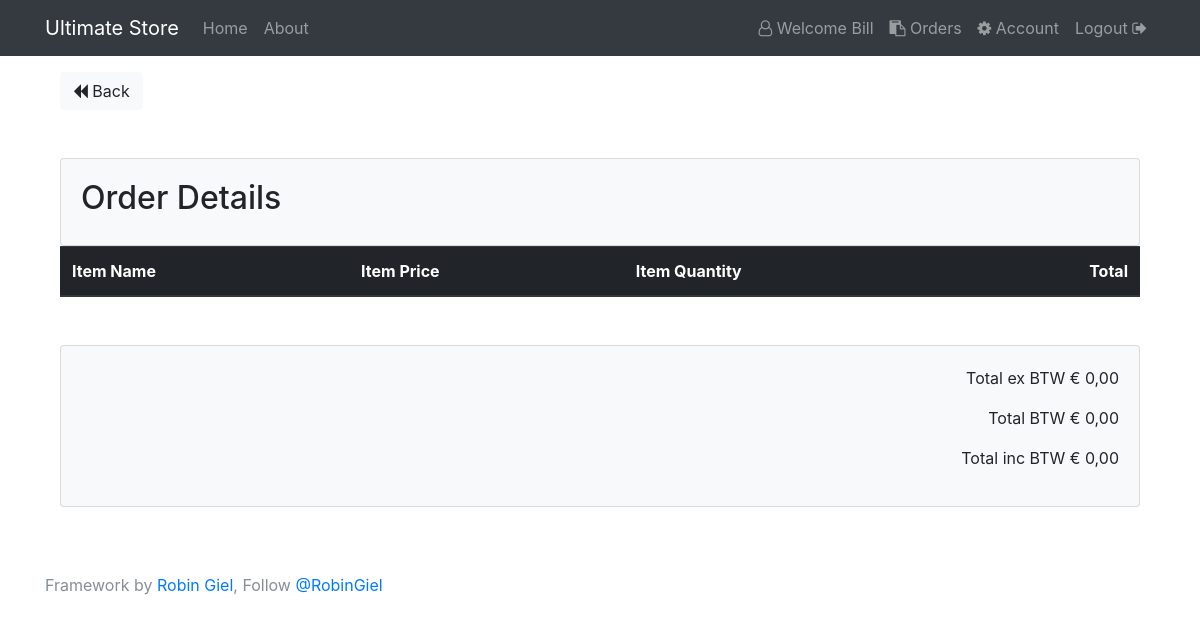
Page /orders/details/44 (signed in) on the earlier database version.
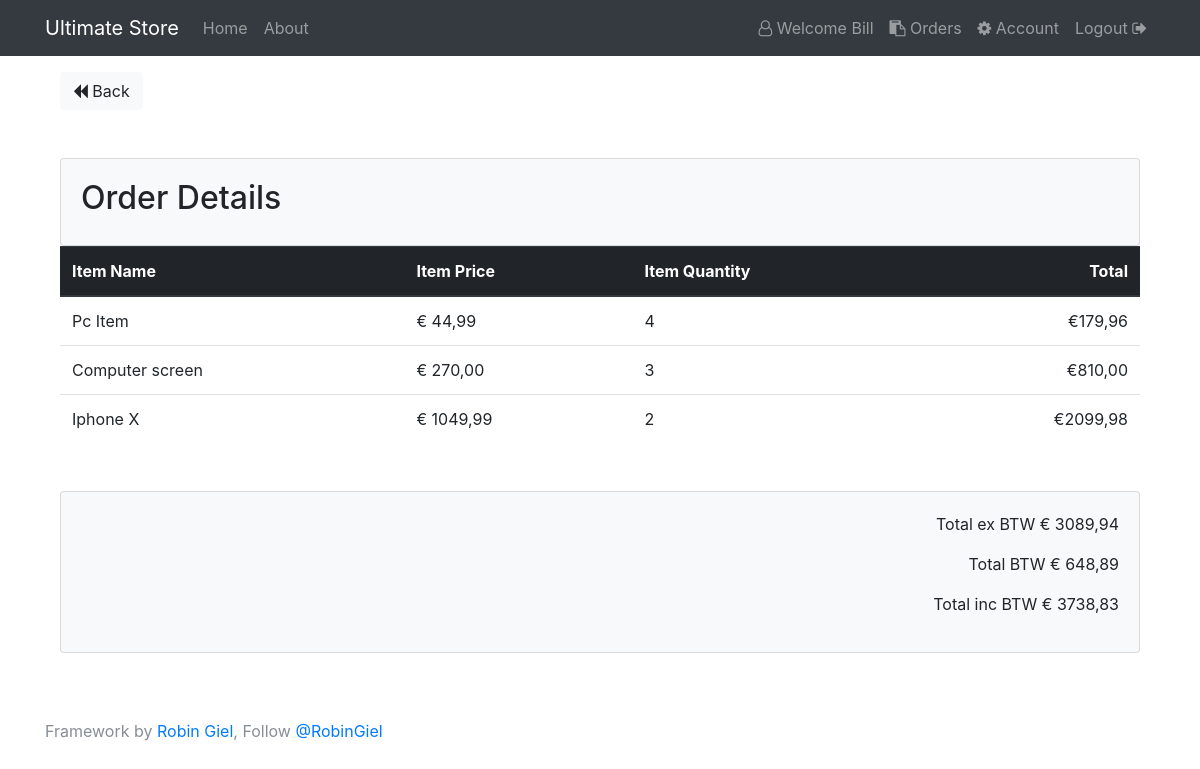
Same page on the later database version.
### tables this page shows
CREATE TABLE `users` (
  `id` int(11) NOT NULL,
  `name` varchar(255) NOT NULL,
  `email` varchar(255) NOT NULL,
  `password` varchar(255) NOT NULL,
  `created_at` datetime NOT NULL DEFAULT CURRENT_TIMESTAMP,
  `role` varchar(255) NOT NULL
);

CREATE TABLE `order_details` (
  `id` int(11) NOT NULL,
  `product_id` int(11) NOT NULL,
  `product_price` double(10,2) NOT NULL,
  `quantity` int(11) NOT NULL,
  `completed_orders_id` int(11) NOT NULL
);

CREATE TABLE `products` (
  `id` int(11) NOT NULL,
  `name` varchar(255) NOT NULL,
  `description` varchar(255) NOT NULL,
  `category` int(11) NOT NULL,
  `price` double(10,2) NOT NULL,
  `img` varchar(255) NOT NULL,
  `user_id` int(11) NOT NULL
);

### app/helpers/session_helper.php (called while the page is built, shortened)
<?php
    function isLoggedInAsClient(){
    if(isset($_SESSION['user_id']) && $_SESSION['user_role'] === 'klant'){
        return true;
    } else {
        return false;
    }
}
    function isLoggedInAsEmployee(){
        if(isset($_SESSION['user_id']) && $_SESSION['user_role'] === 'medewerker'){
            return true;
        }else {
           return false;
        }
    }
        function isLoggedInAsAdmin(){
        if( $_SESSION['user_role'] === 'admin'){
            return true;
        } else {
            return false;
        }
    }

### app/libraries/Core.php (called while the page is built, shortened)
<?php
class Core{
    protected $currentMethod = 'index';
    public function __construct(){
        $url = $this->getUrl();
        if(file_exists('../app/controllers/' . ucwords($url[0]).'.php')){
            unset($url[0]);
        }
        $this->currentController =  new $this->currentController;
        if(isset($url[1])){
            if(method_exists($this->currentController, $url[1])){
                $this->currentMethod = $url[1];
                unset($url[1]);
            }
        }
        $this->params = $url ? array_values($url) : [];
        call_user_func_array([$this->currentController, $this->currentMethod], $this->params);
    }
    public function getUrl(){
        if(isset($_GET['url'])){
            $url = trim($_GET['url'], '/');
            $url = filter_var($url, FILTER_SANITIZE_URL);
            $url = explode('/', $url);
            return $url;
        }
    }
}

### public/index.php (called while the page is built, shortened)
<?php
$init = new Core;

### app/libraries/Database.php (called while the page is built, shortened)
<?php
    class Database {
        private $host = DB_HOST;
        private $user = DB_USER;
        private $pass = DB_PASS;
        private $dbname = DB_NAME;
        private $dbh;
        private $stmt;
        public function __construct(){
            $dsn = 'mysql:host=' . $this->host . ';dbname=' . $this->dbname;
            $options = array(
                PDO::ATTR_PERSISTENT => true,
                PDO::ATTR_ERRMODE => PDO::ERRMODE_EXCEPTION
            );
            try{
                $this->dbh = new PDO($dsn, $this->user, $this->pass, $options);
            } catch(PDOException $e){
                $this->error = $e->getMessage();
                echo $this->error;
            }
        }
        public function query($sql){
            $this->stmt = $this->dbh->prepare($sql);
        }
        public function bind($param, $value, $type = null){
            if(is_null($type)){
                switch (true){
                    default:
                    $type = PDO::PARAM_STR;
                }
            }
            $this->stmt->bindValue($param, $value, $type);
        }
        public function execute(){
            return $this->stmt->execute();
        }
        public function resultSet(){
            $this->execute();
            return $this->stmt->fetchAll(PDO::FETCH_OBJ);
        }
        public function single(){
            $this->execute();
            return $this->stmt->fetch(PDO::FETCH_OBJ);
        }
    }

### app/models/User.php (called while the page is built, shortened)
<?php
    class User {
        private $db;
        public function __construct(){
            $this->db = new Database;
        }
         public function getUserById($id){
            $this->db->query('SELECT * FROM users WHERE id = :id');
            $this->db->bind(':id', $id);
            $row = $this->db->single();
            return $row;
        }
    }

### app/models/Order.php (called while the page is built, shortened)
<?php
    class Order{
        private $db;
        public function __construct(){
            $this->db = new Database;
        }
        public function getOrderDetailsById($id){
            $this->db->query('SELECT
                            order_details.product_id as productId,
                            products.name as productName,
                            order_details.product_price as productPrice,
                            order_details.quantity as productQuantity
                            FROM order_details
                            INNER JOIN products
                            ON  order_details.product_id = products.id
                            WHERE completed_orders_id = :id');
            $this->db->bind(':id', $id);
            $results = $this->db->resultSet();
            return $results;
        }
    }

### app/views/orders/details.php (the view, shortened to what this page needs)
    <?php require APPROOT . '/views/inc/header.php'; ?>
    <a href="<?php echo URLROOT; ?>/orders" class="btn btn-light"><i class="fa fa-backward"></i> Back</a>
    <div class="card card-body bg-light mt-5">
        <h2>Order Details</h2>
    </div>
    <table class="table">
  <thead class="thead-dark">
    <tr>
      <th scope="col">Item Name</th>
      <th scope="col">Item Price</th>
      <th scope="col">Item Quantity</th>
      <th scope="col" class="text-right">Total</th>
    </tr>
  </thead>
  <tbody>
  <?php
  foreach($data['orders'] as $order): ?>
    <tr>
     <td><?php echo $order->productName; ?></td>
     <td>&euro; <?php echo number_format($order->productPrice, 2, ',', ''); ?></td>
     <td><?php echo $order->productQuantity; ?></td>
     <td class="text-right">&euro;<?php
      $TotalproductPrice = $order->productPrice * $order->productQuantity;
     echo number_format($TotalproductPrice, 2, ',', '');?></td>
    </tr>
  <?php endforeach; ?>
  </tbody>
</table>
    <div class="card card-body bg-light mt-5">
    <p class="text-right"> Total ex BTW &euro; <?php
        $sum = 0;
          foreach($data['orders'] as $order){
            $value = $order->productPrice * $order->productQuantity;
            $sum +=  $value;
          }
          echo number_format($sum, 2, ',', '');
        ?>
      </p>
      <p class="text-right">Total BTW &euro; <?php
       $tax = $sum / 100 * 21;
       echo number_format($tax, 2, ',', '');
      ?></p>
      <p class="text-right">Total inc BTW &euro; <?php
       $totalBtw = $sum + $tax;
       echo number_format($totalBtw, 2, ',', '');
      ?></p>
  </div>
<?php require APPROOT . '/views/inc/footer.php'; ?>

### app/controllers/Orders.php (shortened to what this page needs)
<?php
    class Orders extends Controller {
        public function __construct(){
            $this->userModel = $this->model('User');
            $this->orderModel = $this->model('Order');
            $this->productModel = $this->model('Product');
        }
        public function details($id){
            if(isLoggedInAsClient()){
                    $id = $_SESSION['user_id'];
                    $order = $this->orderModel->getOrderDetailsByUserId($id);
                    $product = $this->productModel->getProductById($id);
                    $data = [
                        'orders' =>  $order,
                        'products' => $product
                    ];
                    $this->view('orders/details', $data);
                } elseif(isLoggedInAsEmployee() && !isLoggedInAsAdmin()){
                $order = $this->orderModel->getOrderDetailsById($id);
                $product = $this->productModel->getProductById($id);
                $data = [
                    'orders' =>  $order,
                    'products' => $product
                ];
                $this->view('orders/details', $data);
            }
        }
    }

### app/libraries/Controller.php (shortened to what this page needs)
<?php
    class Controller{
        public function model($model){
            return new $model();
        }
        public function view($view, $data = []){
            if(file_exists('../app/views/' . $view . '.php')){
                require_once '../app/views/' . $view . '.php';
            } else {
                die('View does not exist');
            }
        }
    }

### app/views/inc/header.php (shortened to what this page needs)
<!DOCTYPE html>
<html lang="en">
<head>
    <link rel="stylesheet" href="<?php echo URLROOT; ?>/css/bootstrap.min.css">
    <link rel="stylesheet" href="<?php echo URLROOT; ?>/css/font-awesome.min.css" >
    <link rel="stylesheet" href="<?php echo URLROOT; ?>/css/style.css">
</head>
<body>
<?php require APPROOT . '/views/inc/navbar.php'; ?>
<div class="container">
<main role="main" class="container">

### app/views/inc/navbar.php (shortened to what this page needs)
<header>
<nav class="navbar navbar-expand-lg navbar-dark bg-dark mb-3">
    <div class="container">
      <a class="navbar-brand" href="<?php echo URLROOT; ?>/pages/index"><?php echo SITENAME; ?></a>
      <div class="collapse navbar-collapse" id="navbarsExampleDefault">
        <ul class="navbar-nav mr-auto">
          <li class="nav-item">
            <a class="nav-link" href="<?php echo URLROOT; ?>/pages/index">Home</a>
          </li>
          <li class="nav-item">
            <a class="nav-link" href="<?php echo URLROOT; ?>/pages/about">About</a>
          </li>
        </ul>
        <ul class="navbar-nav ml-auto">
         <?php
         if(isset($_SESSION['user_id']) && $_SESSION['user_role'] === 'medewerker' ) : ?>
          <li class="nav-item">
            <a class="nav-link" href="#"><i class="fa fa-user-o" aria-hidden="true"></i> Welcome <?php  $id = $_SESSION['user_id'];
            $user = $this->userModel->getUserById($id); echo $user->name; ?></a>
          </li>
          <li class="nav-item">
            <a class="nav-link" href="<?php echo URLROOT; ?>/orders"><i class="fa fa-clipboard" aria-hidden="true"></i> Orders</a>
          </li>
          <li class="nav-item">
            <a class="nav-link" href="<?php echo URLROOT; ?>/accounts"><i class="fa fa-cog" aria-hidden="true"></i> Account</a>
          </li>
          <li class="nav-item">
            <a class="nav-link" href="<?php echo URLROOT; ?>/users/logout">Logout <i class="fa fa-sign-out" aria-hidden="true"></i></a>
          </li>
        <?php endif; ?>
        </ul>
      </div>
    </div>
</nav>
</header>

### app/views/inc/footer.php (shortened to what this page needs)
</main>
</div>
        <footer class="footer">
            <div class="container">
              <span class="text-muted">
                Framework by <a href="http://robingiel.com">Robin Giel</a>, Follow <a href="https://twitter.com/robingiel">@RobinGiel</a>
              </span>
            </div>
        </footer>
</body>
</html>

### public/css/style.css (style rules this page uses)
.footer { bottom: 0; width: 100%; height: 60px; line-height: 60px; padding-top: 3rem; padding-bottom: 3rem; }

Differences in the rows shown:
added order_details: product.name "Pc Item", product_price "44,99", quantity "4", TotalproductPrice "179,96"
added order_details: product.name "Computer screen", product_price "270,00", quantity "3", TotalproductPrice "810,00"
added order_details: product.name "Iphone X", product_price "1049,99", quantity "2", TotalproductPrice "2099,98"
Other differences:
$sum: "0,00" → "3089,94"
$tax: "0,00" → "648,89"
$totalBtw: "0,00" → "3738,83"
